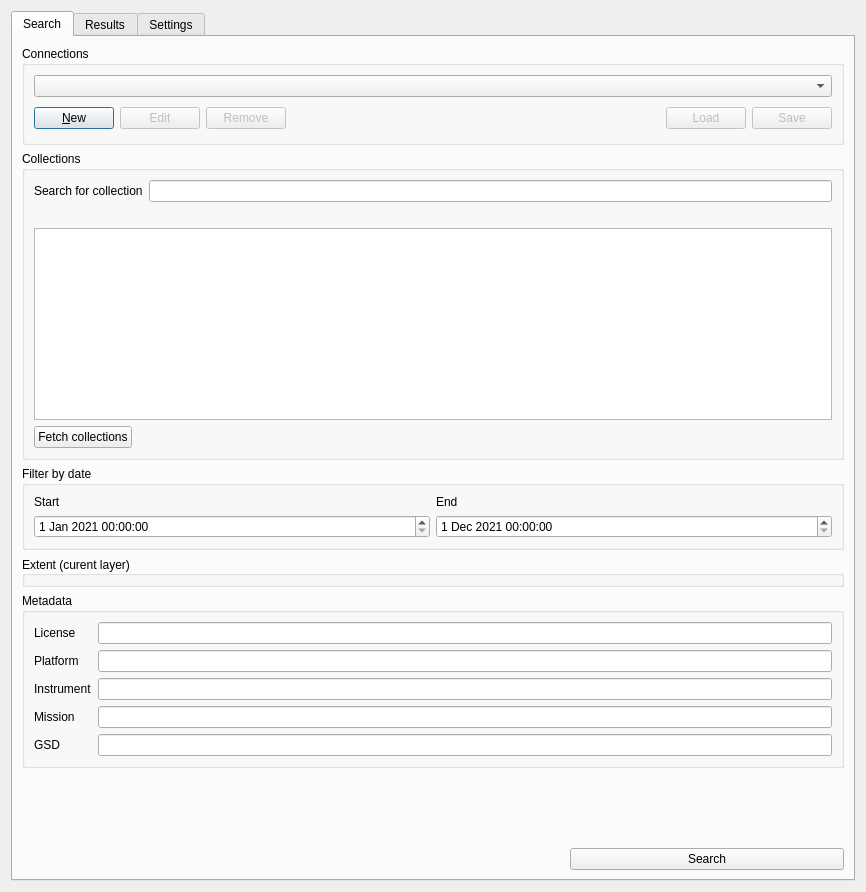
<?xml version="1.0" encoding="UTF-8"?>
<ui version="4.0">
 <class>Dialog</class>
 <widget class="QDialog" name="Dialog">
  <property name="geometry">
   <rect>
    <x>0</x>
    <y>0</y>
    <width>866</width>
    <height>892</height>
   </rect>
  </property>
  <property name="font">
   <font>
    <weight>50</weight>
    <bold>false</bold>
   </font>
  </property>
  <property name="windowTitle">
   <string>STAC API Browser</string>
  </property>
  <layout class="QVBoxLayout" name="verticalLayout">
   <item>
    <widget class="QTabWidget" name="container">
     <property name="sizePolicy">
      <sizepolicy hsizetype="Preferred" vsizetype="Preferred">
       <horstretch>0</horstretch>
       <verstretch>0</verstretch>
      </sizepolicy>
     </property>
     <property name="currentIndex">
      <number>0</number>
     </property>
     <widget class="QWidget" name="search">
      <attribute name="title">
       <string>Search</string>
      </attribute>
      <layout class="QVBoxLayout" name="verticalLayout_2">
       <item>
        <widget class="QGroupBox" name="connections_group">
         <property name="sizePolicy">
          <sizepolicy hsizetype="Preferred" vsizetype="Fixed">
           <horstretch>0</horstretch>
           <verstretch>0</verstretch>
          </sizepolicy>
         </property>
         <property name="title">
          <string>Connections</string>
         </property>
         <layout class="QVBoxLayout" name="verticalLayout_4">
          <item>
           <widget class="QComboBox" name="connections_box"/>
          </item>
          <item>
           <layout class="QHBoxLayout" name="horizontalLayout_2">
            <item>
             <widget class="QPushButton" name="new_connection_btn">
              <property name="toolTip">
               <string>Create a new service connection</string>
              </property>
              <property name="text">
               <string>&amp;New</string>
              </property>
             </widget>
            </item>
            <item>
             <widget class="QPushButton" name="edit_connection_btn">
              <property name="enabled">
               <bool>false</bool>
              </property>
              <property name="toolTip">
               <string>Edit selected service connection</string>
              </property>
              <property name="text">
               <string>Edit</string>
              </property>
             </widget>
            </item>
            <item>
             <widget class="QPushButton" name="remove_connection_btn">
              <property name="enabled">
               <bool>false</bool>
              </property>
              <property name="toolTip">
               <string>Remove connection to selected service</string>
              </property>
              <property name="text">
               <string>Remove</string>
              </property>
             </widget>
            </item>
            <item>
             <spacer name="horizontal_space">
              <property name="orientation">
               <enum>Qt::Horizontal</enum>
              </property>
              <property name="sizeType">
               <enum>QSizePolicy::Expanding</enum>
              </property>
              <property name="sizeHint" stdset="0">
               <size>
                <width>171</width>
                <height>30</height>
               </size>
              </property>
             </spacer>
            </item>
            <item>
             <widget class="QPushButton" name="load_connection_btn">
              <property name="enabled">
               <bool>false</bool>
              </property>
              <property name="toolTip">
               <string>Load connections from file</string>
              </property>
              <property name="text">
               <string>Load</string>
              </property>
             </widget>
            </item>
            <item>
             <widget class="QPushButton" name="save_connection_btn">
              <property name="enabled">
               <bool>false</bool>
              </property>
              <property name="toolTip">
               <string>Save connections to file</string>
              </property>
              <property name="text">
               <string>Save</string>
              </property>
             </widget>
            </item>
           </layout>
          </item>
         </layout>
        </widget>
       </item>
       <item>
        <widget class="QgsCollapsibleGroupBox" name="collections_group">
         <property name="title">
          <string>Collections</string>
         </property>
         <property name="collapsed">
          <bool>false</bool>
         </property>
         <layout class="QVBoxLayout" name="verticalLayout_10">
          <item>
           <layout class="QGridLayout" name="gridLayout_4">
            <item row="3" column="1">
             <widget class="QLineEdit" name="filter_text">
              <property name="toolTip">
               <string>Filter and search the fetched collections, using the title property.</string>
              </property>
             </widget>
            </item>
            <item row="3" column="0">
             <widget class="QLabel" name="label_2">
              <property name="toolTip">
               <string>Filter and search the fetched collections, using the title property.</string>
              </property>
              <property name="text">
               <string>Search for collection</string>
              </property>
             </widget>
            </item>
           </layout>
          </item>
          <item>
           <widget class="QLabel" name="result_collections_la">
            <property name="text">
             <string/>
            </property>
            <property name="wordWrap">
             <bool>true</bool>
            </property>
           </widget>
          </item>
          <item>
           <layout class="QVBoxLayout" name="verticalLayout_5">
            <item>
             <widget class="QTreeView" name="collections_tree">
              <property name="toolTip">
               <string>Click on an item to select the collection.</string>
              </property>
              <property name="editTriggers">
               <set>QAbstractItemView::NoEditTriggers</set>
              </property>
              <property name="selectionMode">
               <enum>QAbstractItemView::MultiSelection</enum>
              </property>
              <property name="indentation">
               <number>5</number>
              </property>
              <property name="sortingEnabled">
               <bool>true</bool>
              </property>
              <property name="allColumnsShowFocus">
               <bool>true</bool>
              </property>
              <property name="wordWrap">
               <bool>true</bool>
              </property>
             </widget>
            </item>
           </layout>
          </item>
          <item>
           <layout class="QHBoxLayout" name="horizontalLayout_3">
            <item>
             <widget class="QPushButton" name="fetch_collections_btn">
              <property name="toolTip">
               <string>Get all collections provided by the current STAC API connection</string>
              </property>
              <property name="text">
               <string>Fetch collections</string>
              </property>
             </widget>
            </item>
            <item>
             <spacer name="horizontalSpacer_5">
              <property name="orientation">
               <enum>Qt::Horizontal</enum>
              </property>
              <property name="sizeHint" stdset="0">
               <size>
                <width>40</width>
                <height>20</height>
               </size>
              </property>
             </spacer>
            </item>
           </layout>
          </item>
         </layout>
        </widget>
       </item>
       <item>
        <widget class="QgsCollapsibleGroupBox" name="date_filter_group">
         <property name="title">
          <string>Filter by date</string>
         </property>
         <property name="checkable">
          <bool>false</bool>
         </property>
         <property name="checked">
          <bool>false</bool>
         </property>
         <property name="collapsed">
          <bool>false</bool>
         </property>
         <layout class="QGridLayout" name="gridLayout_2">
          <item row="0" column="0">
           <widget class="QLabel" name="label_13">
            <property name="text">
             <string>Start</string>
            </property>
           </widget>
          </item>
          <item row="0" column="1">
           <widget class="QLabel" name="label_14">
            <property name="text">
             <string>End</string>
            </property>
           </widget>
          </item>
          <item row="1" column="0">
           <widget class="QgsDateTimeEdit" name="start_dte">
            <property name="dateTime">
             <datetime>
              <hour>0</hour>
              <minute>0</minute>
              <second>0</second>
              <year>2021</year>
              <month>1</month>
              <day>1</day>
             </datetime>
            </property>
           </widget>
          </item>
          <item row="1" column="1">
           <widget class="QgsDateTimeEdit" name="end_dte">
            <property name="dateTime">
             <datetime>
              <hour>0</hour>
              <minute>0</minute>
              <second>0</second>
              <year>2021</year>
              <month>12</month>
              <day>1</day>
             </datetime>
            </property>
            <property name="date">
             <date>
              <year>2021</year>
              <month>12</month>
              <day>1</day>
             </date>
            </property>
           </widget>
          </item>
         </layout>
        </widget>
       </item>
       <item>
        <widget class="QgsExtentGroupBox" name="extent_box">
         <property name="enabled">
          <bool>true</bool>
         </property>
         <property name="sizePolicy">
          <sizepolicy hsizetype="Preferred" vsizetype="Fixed">
           <horstretch>0</horstretch>
           <verstretch>0</verstretch>
          </sizepolicy>
         </property>
         <property name="layoutDirection">
          <enum>Qt::LeftToRight</enum>
         </property>
         <property name="title">
          <string>Extent (curent layer)</string>
         </property>
         <property name="alignment">
          <set>Qt::AlignLeading|Qt::AlignLeft|Qt::AlignVCenter</set>
         </property>
         <property name="flat">
          <bool>true</bool>
         </property>
         <property name="collapsed">
          <bool>false</bool>
         </property>
        </widget>
       </item>
       <item>
        <widget class="QgsCollapsibleGroupBox" name="metadata_group">
         <property name="title">
          <string>Metadata</string>
         </property>
         <property name="checkable">
          <bool>false</bool>
         </property>
         <property name="checked">
          <bool>false</bool>
         </property>
         <property name="collapsed">
          <bool>true</bool>
         </property>
         <layout class="QGridLayout" name="gridLayout">
          <item row="0" column="0">
           <widget class="QLabel" name="label_4">
            <property name="text">
             <string>License</string>
            </property>
           </widget>
          </item>
          <item row="0" column="1">
           <widget class="QLineEdit" name="lineEdit"/>
          </item>
          <item row="1" column="0">
           <widget class="QLabel" name="label_5">
            <property name="text">
             <string>Platform</string>
            </property>
           </widget>
          </item>
          <item row="1" column="1">
           <widget class="QLineEdit" name="lineEdit_2"/>
          </item>
          <item row="2" column="0">
           <widget class="QLabel" name="label_6">
            <property name="text">
             <string>Instrument</string>
            </property>
           </widget>
          </item>
          <item row="2" column="1">
           <widget class="QLineEdit" name="lineEdit_3"/>
          </item>
          <item row="3" column="0">
           <widget class="QLabel" name="label_11">
            <property name="text">
             <string>Mission</string>
            </property>
           </widget>
          </item>
          <item row="3" column="1">
           <widget class="QLineEdit" name="lineEdit_4"/>
          </item>
          <item row="4" column="0">
           <widget class="QLabel" name="label_12">
            <property name="text">
             <string>GSD</string>
            </property>
           </widget>
          </item>
          <item row="4" column="1">
           <widget class="QLineEdit" name="lineEdit_5"/>
          </item>
         </layout>
        </widget>
       </item>
       <item>
        <spacer name="verticalSpacer">
         <property name="orientation">
          <enum>Qt::Vertical</enum>
         </property>
         <property name="sizeHint" stdset="0">
          <size>
           <width>20</width>
           <height>40</height>
          </size>
         </property>
        </spacer>
       </item>
       <item>
        <layout class="QGridLayout" name="gridLayout_3">
         <item row="0" column="2">
          <widget class="QPushButton" name="search_btn">
           <property name="sizePolicy">
            <sizepolicy hsizetype="Expanding" vsizetype="Preferred">
             <horstretch>0</horstretch>
             <verstretch>0</verstretch>
            </sizepolicy>
           </property>
           <property name="minimumSize">
            <size>
             <width>0</width>
             <height>0</height>
            </size>
           </property>
           <property name="toolTip">
            <string/>
           </property>
           <property name="text">
            <string>Search</string>
           </property>
           <property name="default">
            <bool>true</bool>
           </property>
          </widget>
         </item>
         <item row="0" column="0">
          <spacer name="horizontalSpacer_3">
           <property name="orientation">
            <enum>Qt::Horizontal</enum>
           </property>
           <property name="sizeHint" stdset="0">
            <size>
             <width>40</width>
             <height>20</height>
            </size>
           </property>
          </spacer>
         </item>
         <item row="0" column="1">
          <spacer name="horizontalSpacer_4">
           <property name="orientation">
            <enum>Qt::Horizontal</enum>
           </property>
           <property name="sizeHint" stdset="0">
            <size>
             <width>40</width>
             <height>20</height>
            </size>
           </property>
          </spacer>
         </item>
        </layout>
       </item>
      </layout>
     </widget>
     <widget class="QWidget" name="results">
      <attribute name="title">
       <string>Results</string>
      </attribute>
      <layout class="QVBoxLayout" name="verticalLayout_8">
       <item>
        <layout class="QGridLayout" name="gridLayout_5">
         <item row="0" column="0">
          <layout class="QHBoxLayout" name="horizontalLayout_4">
           <item>
            <widget class="QLabel" name="label">
             <property name="text">
              <string>Filter</string>
             </property>
            </widget>
           </item>
           <item>
            <widget class="QLineEdit" name="items_filter">
             <property name="toolTip">
              <string>Filter by item title</string>
             </property>
            </widget>
           </item>
          </layout>
         </item>
         <item row="0" column="1">
          <layout class="QHBoxLayout" name="horizontalLayout">
           <item>
            <widget class="QLabel" name="label_9">
             <property name="sizePolicy">
              <sizepolicy hsizetype="Minimum" vsizetype="Preferred">
               <horstretch>0</horstretch>
               <verstretch>0</verstretch>
              </sizepolicy>
             </property>
             <property name="styleSheet">
              <string notr="true"/>
             </property>
             <property name="text">
              <string>Sort by</string>
             </property>
             <property name="buddy">
              <cstring>sort_field_cmb</cstring>
             </property>
            </widget>
           </item>
           <item>
            <widget class="QComboBox" name="sort_field_cmb">
             <property name="sizePolicy">
              <sizepolicy hsizetype="Preferred" vsizetype="Maximum">
               <horstretch>0</horstretch>
               <verstretch>0</verstretch>
              </sizepolicy>
             </property>
             <property name="minimumSize">
              <size>
               <width>0</width>
               <height>0</height>
              </size>
             </property>
            </widget>
           </item>
           <item>
            <widget class="QCheckBox" name="reverse_order_chb">
             <property name="minimumSize">
              <size>
               <width>0</width>
               <height>0</height>
              </size>
             </property>
             <property name="layoutDirection">
              <enum>Qt::LeftToRight</enum>
             </property>
             <property name="text">
              <string>Reverse order</string>
             </property>
            </widget>
           </item>
          </layout>
         </item>
        </layout>
       </item>
       <item>
        <widget class="QLabel" name="result_items_la">
         <property name="text">
          <string/>
         </property>
        </widget>
       </item>
       <item>
        <widget class="QTreeView" name="items_tree">
         <property name="editTriggers">
          <set>QAbstractItemView::AllEditTriggers</set>
         </property>
         <property name="indentation">
          <number>5</number>
         </property>
         <property name="sortingEnabled">
          <bool>true</bool>
         </property>
         <property name="wordWrap">
          <bool>true</bool>
         </property>
         <property name="headerHidden">
          <bool>true</bool>
         </property>
         <attribute name="headerVisible">
          <bool>false</bool>
         </attribute>
        </widget>
       </item>
       <item>
        <layout class="QHBoxLayout" name="pagination">
         <property name="sizeConstraint">
          <enum>QLayout::SetMinimumSize</enum>
         </property>
         <item>
          <spacer name="horizontalSpacer">
           <property name="orientation">
            <enum>Qt::Horizontal</enum>
           </property>
           <property name="sizeType">
            <enum>QSizePolicy::Expanding</enum>
           </property>
           <property name="sizeHint" stdset="0">
            <size>
             <width>40</width>
             <height>20</height>
            </size>
           </property>
          </spacer>
         </item>
         <item>
          <widget class="QPushButton" name="previous_btn">
           <property name="enabled">
            <bool>false</bool>
           </property>
           <property name="sizePolicy">
            <sizepolicy hsizetype="Minimum" vsizetype="Maximum">
             <horstretch>0</horstretch>
             <verstretch>0</verstretch>
            </sizepolicy>
           </property>
           <property name="toolTip">
            <string>&lt;html&gt;&lt;head/&gt;&lt;body&gt;&lt;p&gt;Go to previous page&lt;/p&gt;&lt;/body&gt;&lt;/html&gt;</string>
           </property>
           <property name="text">
            <string>Previous</string>
           </property>
          </widget>
         </item>
         <item>
          <widget class="QPushButton" name="next_btn">
           <property name="enabled">
            <bool>false</bool>
           </property>
           <property name="sizePolicy">
            <sizepolicy hsizetype="Minimum" vsizetype="Maximum">
             <horstretch>0</horstretch>
             <verstretch>0</verstretch>
            </sizepolicy>
           </property>
           <property name="toolTip">
            <string>&lt;html&gt;&lt;head/&gt;&lt;body&gt;&lt;p&gt;Go to next page&lt;/p&gt;&lt;p&gt;&lt;br/&gt;&lt;/p&gt;&lt;/body&gt;&lt;/html&gt;</string>
           </property>
           <property name="text">
            <string>Next</string>
           </property>
          </widget>
         </item>
        </layout>
       </item>
      </layout>
     </widget>
     <widget class="QWidget" name="settings">
      <attribute name="title">
       <string>Settings</string>
      </attribute>
      <layout class="QHBoxLayout" name="horizontalLayout_6">
       <item alignment="Qt::AlignTop">
        <widget class="QGroupBox" name="mConnectionGroupBox_2">
         <property name="sizePolicy">
          <sizepolicy hsizetype="Minimum" vsizetype="Maximum">
           <horstretch>0</horstretch>
           <verstretch>0</verstretch>
          </sizepolicy>
         </property>
         <property name="title">
          <string>Configurations</string>
         </property>
         <layout class="QVBoxLayout" name="verticalLayout_3">
          <item>
           <layout class="QHBoxLayout" name="horizontalLayout_9">
            <item>
             <layout class="QVBoxLayout" name="verticalLayout_6">
              <item>
               <widget class="QLabel" name="label_name">
                <property name="enabled">
                 <bool>true</bool>
                </property>
                <property name="sizePolicy">
                 <sizepolicy hsizetype="Maximum" vsizetype="Maximum">
                  <horstretch>0</horstretch>
                  <verstretch>0</verstretch>
                 </sizepolicy>
                </property>
                <property name="text">
                 <string>Timeout</string>
                </property>
               </widget>
              </item>
             </layout>
            </item>
            <item>
             <layout class="QVBoxLayout" name="verticalLayout_7">
              <item>
               <widget class="QSpinBox" name="spinBox">
                <property name="sizePolicy">
                 <sizepolicy hsizetype="Minimum" vsizetype="Fixed">
                  <horstretch>0</horstretch>
                  <verstretch>0</verstretch>
                 </sizepolicy>
                </property>
               </widget>
              </item>
             </layout>
            </item>
           </layout>
          </item>
          <item>
           <layout class="QHBoxLayout" name="horizontalLayout_8">
            <item>
             <spacer name="horizontalSpacer_2">
              <property name="orientation">
               <enum>Qt::Horizontal</enum>
              </property>
              <property name="sizeHint" stdset="0">
               <size>
                <width>40</width>
                <height>20</height>
               </size>
              </property>
             </spacer>
            </item>
            <item>
             <widget class="QPushButton" name="pushButton_2">
              <property name="text">
               <string>Save</string>
              </property>
             </widget>
            </item>
           </layout>
          </item>
         </layout>
        </widget>
       </item>
      </layout>
     </widget>
    </widget>
   </item>
  </layout>
 </widget>
 <customwidgets>
  <customwidget>
   <class>QgsCollapsibleGroupBox</class>
   <extends>QGroupBox</extends>
   <header>qgscollapsiblegroupbox.h</header>
   <container>1</container>
  </customwidget>
  <customwidget>
   <class>QgsDateTimeEdit</class>
   <extends>QDateTimeEdit</extends>
   <header>qgsdatetimeedit.h</header>
  </customwidget>
  <customwidget>
   <class>QgsExtentGroupBox</class>
   <extends>QgsCollapsibleGroupBox</extends>
   <header>qgsextentgroupbox.h</header>
   <container>1</container>
  </customwidget>
 </customwidgets>
 <resources/>
 <connections/>
</ui>
